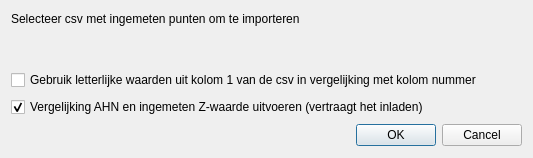
<?xml version="1.0" encoding="UTF-8"?>
<ui version="4.0">
 <class>Dialog</class>
 <widget class="QDialog" name="Dialog">
  <property name="geometry">
   <rect>
    <x>0</x>
    <y>0</y>
    <width>533</width>
    <height>158</height>
   </rect>
  </property>
  <property name="windowTitle">
   <string>Dialog</string>
  </property>
  <layout class="QGridLayout" name="gridLayout">
   <item row="1" column="0">
    <widget class="QgsFileWidget" name="selectExcel">
     <property name="sizePolicy">
      <sizepolicy hsizetype="Minimum" vsizetype="Minimum">
       <horstretch>0</horstretch>
       <verstretch>0</verstretch>
      </sizepolicy>
     </property>
     <property name="maximumSize">
      <size>
       <width>16777215</width>
       <height>30</height>
      </size>
     </property>
     <property name="defaultRoot">
      <string>C:\Users\j.vandervlist\Documents\Repo_clones\qtg-voor-werkvoorbereiding\Lengteprofielen\test_data</string>
     </property>
     <property name="storageMode">
      <enum>QgsFileWidget::GetFile</enum>
     </property>
     <property name="options">
      <set>QFileDialog::ReadOnly|QFileDialog::ShowDirsOnly</set>
     </property>
    </widget>
   </item>
   <item row="0" column="0">
    <widget class="QLabel" name="label">
     <property name="sizePolicy">
      <sizepolicy hsizetype="Preferred" vsizetype="Fixed">
       <horstretch>0</horstretch>
       <verstretch>0</verstretch>
      </sizepolicy>
     </property>
     <property name="text">
      <string>Selecteer csv met ingemeten punten om te importeren</string>
     </property>
    </widget>
   </item>
   <item row="4" column="0">
    <widget class="QDialogButtonBox" name="buttonBox">
     <property name="orientation">
      <enum>Qt::Horizontal</enum>
     </property>
     <property name="standardButtons">
      <set>QDialogButtonBox::Cancel|QDialogButtonBox::Ok</set>
     </property>
    </widget>
   </item>
   <item row="3" column="0">
    <widget class="QCheckBox" name="ahncheck_cb">
     <property name="text">
      <string>Vergelijking AHN en ingemeten Z-waarde uitvoeren (vertraagt het inladen)</string>
     </property>
     <property name="checked">
      <bool>true</bool>
     </property>
    </widget>
   </item>
   <item row="2" column="0">
    <widget class="QCheckBox" name="gebruik_naamgepland_CB">
     <property name="text">
      <string>Gebruik letterlijke waarden uit kolom 1 van de csv in vergelijking met kolom nummer</string>
     </property>
    </widget>
   </item>
  </layout>
 </widget>
 <customwidgets>
  <customwidget>
   <class>QgsFileWidget</class>
   <extends>QWidget</extends>
   <header>qgsfilewidget.h</header>
  </customwidget>
 </customwidgets>
 <resources/>
 <connections>
  <connection>
   <sender>buttonBox</sender>
   <signal>accepted()</signal>
   <receiver>Dialog</receiver>
   <slot>accept()</slot>
   <hints>
    <hint type="sourcelabel">
     <x>248</x>
     <y>254</y>
    </hint>
    <hint type="destinationlabel">
     <x>157</x>
     <y>274</y>
    </hint>
   </hints>
  </connection>
  <connection>
   <sender>buttonBox</sender>
   <signal>rejected()</signal>
   <receiver>Dialog</receiver>
   <slot>reject()</slot>
   <hints>
    <hint type="sourcelabel">
     <x>316</x>
     <y>260</y>
    </hint>
    <hint type="destinationlabel">
     <x>286</x>
     <y>274</y>
    </hint>
   </hints>
  </connection>
 </connections>
</ui>
